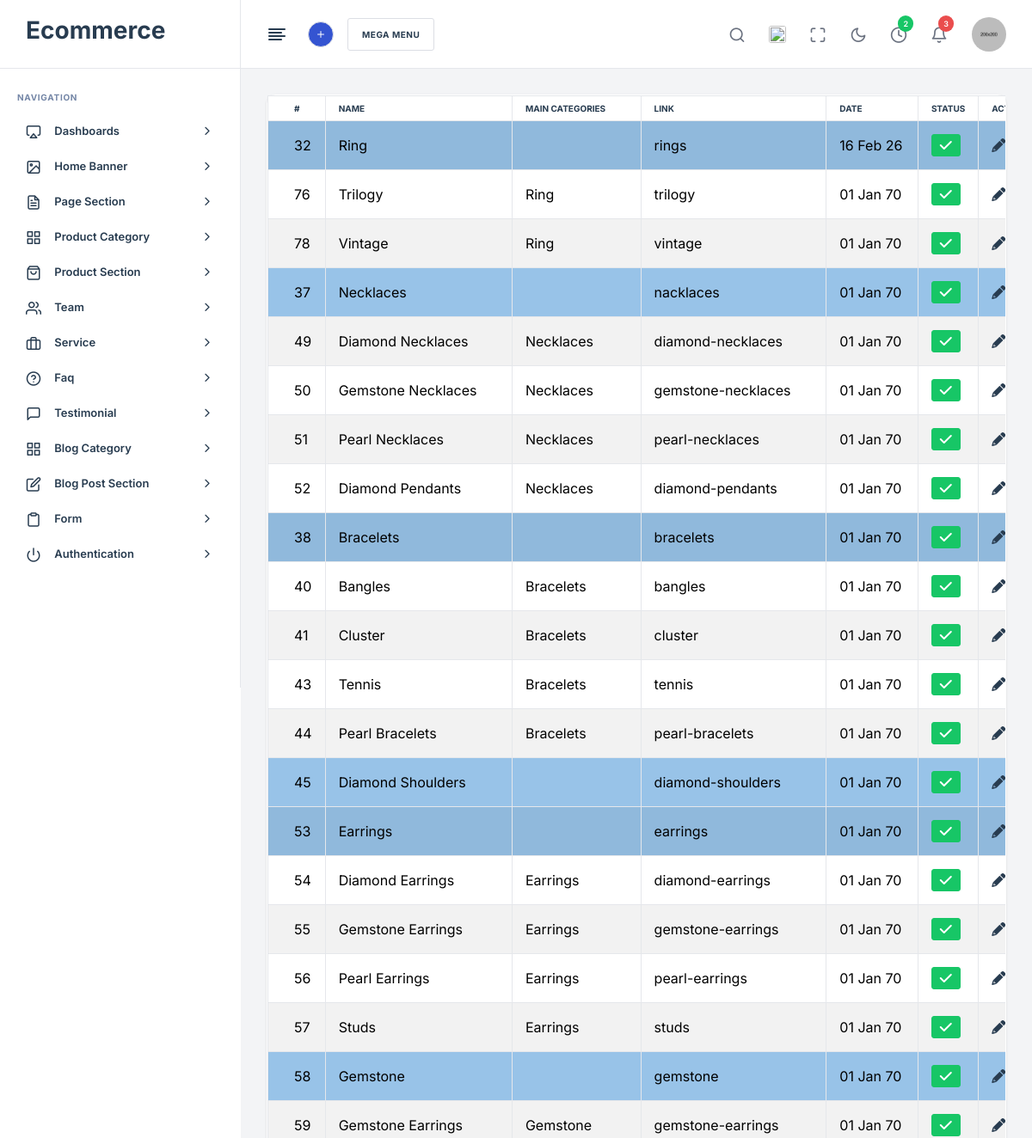
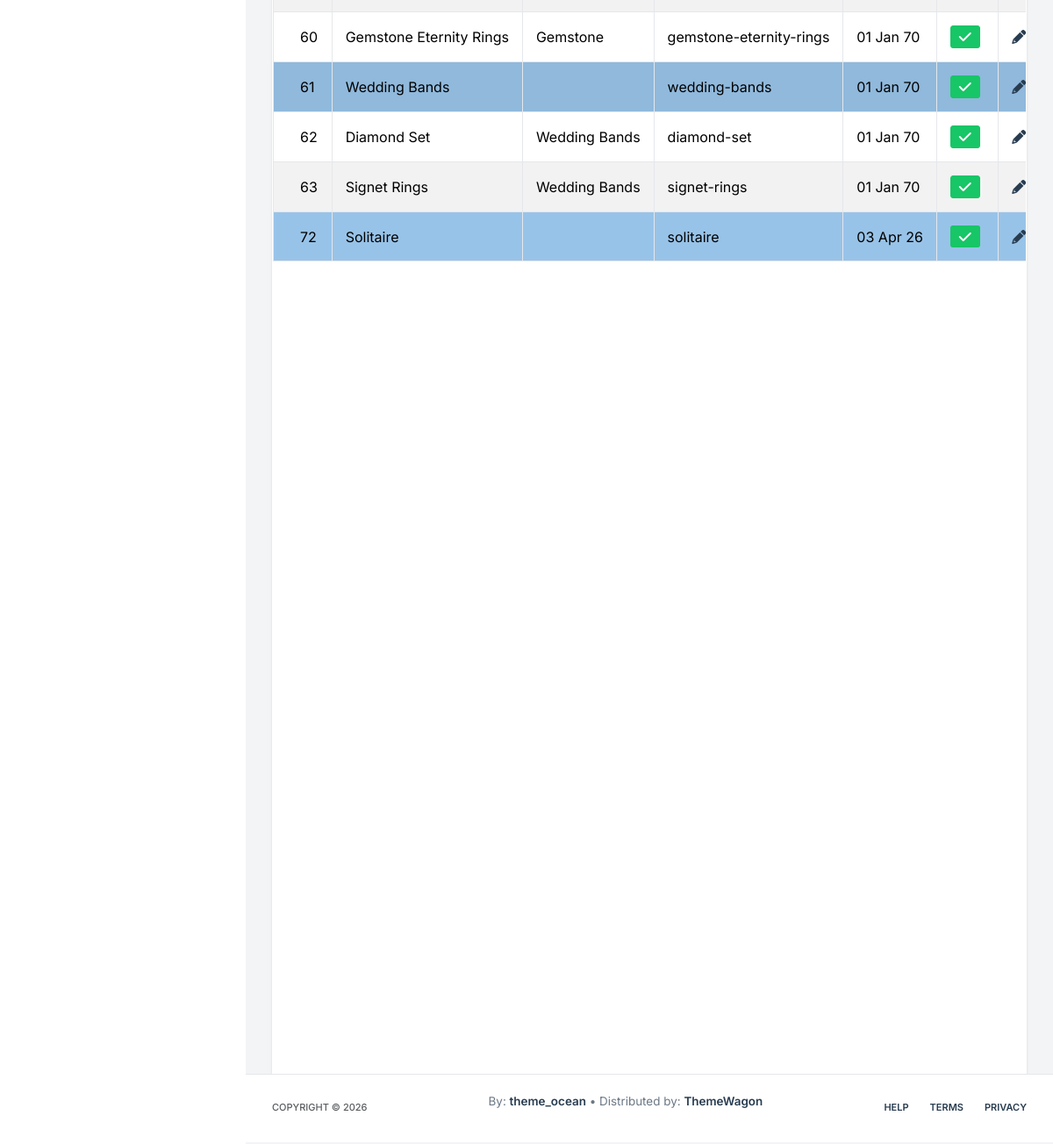
Page /admin/product-category-list.php on the committed database (2 pictures, top to bottom).
### tables this page shows
CREATE TABLE `category` (
  `id` int(11) NOT NULL,
  `category_slug` text NOT NULL,
  `category_name` varchar(255) NOT NULL,
  `date` bigint(22) NOT NULL,
  `category_link` varchar(255) NOT NULL,
  `parent_id` int(11) DEFAULT 0,
  `category_image` text NOT NULL,
  `status` enum('0','1') NOT NULL DEFAULT '1'
);

### admin/product-category-list.php (the view, shortened to what this page needs)
<?php
include('layout/header.php');
?>
<body>
    <main class="nxl-container">
        <div class="nxl-content">
            <div class="main-content">
                <div class="row">
                    <div class="col-lg-12">
                        <div class="card stretch stretch-full" style="margin-bottom: 1000px;">
                            <div class="card-body p-0">
                                <div class="table-responsive">
                                    <table class="table table-bordered table-striped">
                                    <thead>
                                    <tr>
                                    <th>#</th>
                                    <th>Name</th>
                                    <th>Main Categories</th>
                                    <th>Link</th>
                                    <th>Date</th>
                                    <th>Status</th>
                                    <th>Action</th>
                                    </tr>
                                    </thead>
                                    <tbody>
                                    <?php
                                    $sql = "SELECT * FROM category WHERE parent_id = 0";
                                    $result = mysqli_query($conn, $sql);
                                    if (mysqli_num_rows($result) > 0) {
                                        while ($row = mysqli_fetch_array($result)){
                                    ?>
                                        <tr>
                                            <td style="background-color: #98c3e8;"> <?php  echo  $row['id']; ?> </td>
                                            <td style="background-color: #98c3e8;"> <?php echo $row['category_name'] ?> </td>
                                            <td style="background-color: #98c3e8;"> </td>
                                            <td style="background-color: #98c3e8;"> <?php  echo  $row['category_slug'] ?> </td>
                                            <td style="background-color: #98c3e8;"> <?php  echo  date('d M y', $row['date']); ?> </td>
  <td style="background-color: #98c3e8;">
                                               <?php if($row['status'] == 1){ ?>
                                                <a class="btn btn-success" href="product-category-list.php?act=cstatus&status=0&category_id=0&category_id=<?= $row['id']  ?>;" style="width: 20px; height: 20px;"><i  class="fa fa-check"></i></a>
                                               <?php }else{ ?>
                                                <a class="btn btn-danger" href="product-category-list.php?act=cstatus&status=1&category_id=0&category_id=<?= $row['id'] ?>;" style="width: 20px; height: 20px;"><i class="fa fa-close" ></i></a>
                                            <?php } ?>
                                            </td>
                                            <td style="background-color: #98c3e8;">
                                            <a href="product-category-edit.php?id=<?php echo $row['id'] ?> "class="mr-3" title="Update Record" data-toggle="tooltip">  <span class="fa fa-pencil"></span></a> &nbsp; &nbsp;
                                            </td>
                                        </tr>
                                        <?php
                                            $sql_sub = "SELECT * FROM category where parent_id = '{$row['id']}'";
                                            $result_sub = mysqli_query($conn, $sql_sub);
                                                while ($subcategoryData = mysqli_fetch_array($result_sub)) {
                                            ?>
                                        <tr>
                                            <td> <?php  echo  $subcategoryData['id']; ?> </td>
                                            <td> <?php echo $subcategoryData['category_name'] ?> </td>
                                            <td> <?php echo $row['category_name'] ?> </td>
                                            <td> <?php  echo  $subcategoryData['category_slug'] ?> </td>
                                            <td> <?php  echo  date('d M y', $subcategoryData['date']);  ?> </td>
                                            <td>
                                               <?php if($subcategoryData['status'] == 1){ ?>
                                                <a class="btn btn-success" href="product-category-list.php?act=cstatus&status=0&category_id=0&category_id=<?= $subcategoryData['id']  ?>;" style="width: 20px; height: 20px;"><i  class="fa fa-check"></i></a>
                                               <?php }else{ ?>
                                                <a class="btn btn-danger" href="product-category-list.php?act=cstatus&status=1&category_id=0&category_id=<?= $subcategoryData['id'] ?>;" style="width: 20px; height: 20px;"><i class="fa fa-close" ></i></a>
                                            <?php } ?>
                                            </td>
                                            <td>
                                            <a href="product-category-edit.php?id=<?php echo $subcategoryData['id'] ?> " class="mr-3" title="Update Record" data-toggle="tooltip">  <span class="fa fa-pencil"></span></a>  &nbsp; &nbsp;
                                            </td>
                                        </tr>
                                        <?php } ?>
                                    <?php } ?>
                                    </tbody>
                                    </table>
                                           <?php } else {  ?>
                                                <div class="alert alert-danger"><em>No records were found.</em></div>
                                           <?php }
                                    ?>
                                </div>
                            </div>
                        </div>
                    </div>
                </div>
            </div>
        </div>
        <?php include('layout/footer.php'); ?>

### rows in the picture
category: id "32", category_name "Ring", category_slug "rings", date "16 Feb 26"
category: id "76", category_name "Trilogy", category_slug "trilogy", date "01 Jan 70"
category: id "78", category_name "Vintage", category_slug "vintage", date "01 Jan 70"
category: id "37", category_name "Necklaces", category_slug "nacklaces", date "01 Jan 70"
category: id "49", category_name "Diamond Necklaces", category_slug "diamond-necklaces", date "01 Jan 70"
category: id "50", category_name "Gemstone Necklaces", category_slug "gemstone-necklaces", date "01 Jan 70"
category: id "51", category_name "Pearl Necklaces", category_slug "pearl-necklaces", date "01 Jan 70"
category: id "52", category_name "Diamond Pendants", category_slug "diamond-pendants", date "01 Jan 70"
category: id "38", category_name "Bracelets", category_slug "bracelets", date "01 Jan 70"
category: id "40", category_name "Bangles", category_slug "bangles", date "01 Jan 70"
category: id "41", category_name "Cluster", category_slug "cluster", date "01 Jan 70"
category: id "43", category_name "Tennis", category_slug "tennis", date "01 Jan 70"
category: id "44", category_name "Pearl Bracelets", category_slug "pearl-bracelets", date "01 Jan 70"
category: id "45", category_name "Diamond Shoulders", category_slug "diamond-shoulders", date "01 Jan 70"
category: id "53", category_name "Earrings", category_slug "earrings", date "01 Jan 70"
category: id "54", category_name "Diamond Earrings", category_slug "diamond-earrings", date "01 Jan 70"
category: id "55", category_name "Gemstone Earrings", category_slug "gemstone-earrings", date "01 Jan 70"
category: id "56", category_name "Pearl Earrings", category_slug "pearl-earrings", date "01 Jan 70"
category: id "57", category_name "Studs", category_slug "studs", date "01 Jan 70"
category: id "58", category_name "Gemstone", category_slug "gemstone", date "01 Jan 70"
category: id "59", category_name "Gemstone Earrings", category_slug "gemstone-earrings", date "01 Jan 70"
category: id "60", category_name "Gemstone Eternity Rings", category_slug "gemstone-eternity-rings", date "01 Jan 70"
category: id "61", category_name "Wedding Bands", category_slug "wedding-bands", date "01 Jan 70"
category: id "62", category_name "Diamond Set", category_slug "diamond-set", date "01 Jan 70"
category: id "63", category_name "Signet Rings", category_slug "signet-rings", date "01 Jan 70"
category: id "72", category_name "Solitaire", category_slug "solitaire", date "03 Apr 26"
